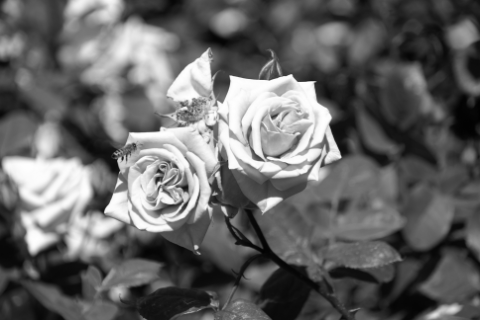
//> input picture rose.bmp, 480 x 320 px
$ ./main7   (built with g++ and OpenCV 4)
//> lines starting //> are read from the running program, lines starting //| are printed output that depends on the picture
#include <opencv2/opencv.hpp>

using namespace cv;

void affine_scale(){
    Mat src = imread("rose.bmp");
//> src is the input picture: 320 rows x 480 cols, CV_8UC3; min 2, max 254, mean 101.5
    if(src.empty()) return;
    Mat dst1, dst2, dst3, dst4;
    resize(src, dst1, Size(), 4, 4, INTER_NEAREST);
    resize(src, dst2, Size(1920, 1280));
    resize(src, dst3, Size(1920, 1280), 0, 0, INTER_CUBIC);
    resize(src, dst4, Size(1920, 1280), 0, 0, INTER_LANCZOS4);

    imshow("src", src);
    imshow("dst1", dst1(Rect(400, 500, 400, 400)));
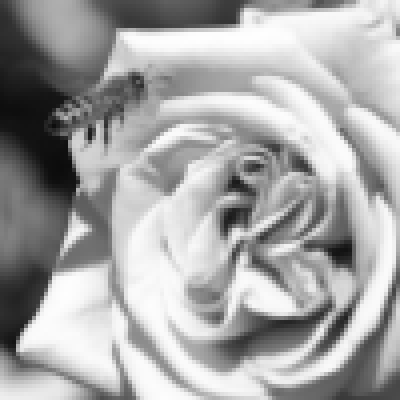
//> window 'dst1': 400 rows x 400 cols, CV_8UC3; min 12, max 254, mean 166.4
    imshow("dst2", dst2(Rect(400, 500, 400, 400)));
    imshow("dst3", dst3(Rect(400, 500, 400, 400)));
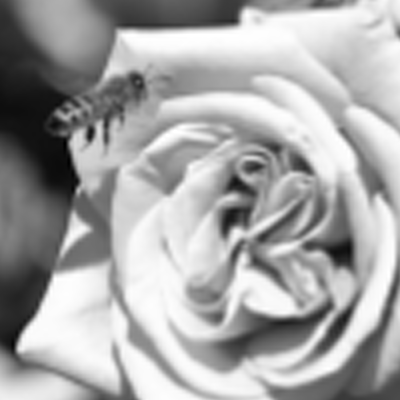
//> window 'dst3': 400 rows x 400 cols, CV_8UC3; min 0, max 255, mean 166.4
    imshow("dst4", dst4(Rect(400, 500, 400, 400)));

    waitKey();
    destroyAllWindows();
}

// [66 lines left out: functions affine_rotation, affine_flip, perspective, not called in this run]
// [49 lines of commented-out code are left out]

// [117 lines left out: functions sobel_edge, candy_edge, hough_lines, hough_circles, color_grayscale, color_split, not called in this run]

// added to run one function of the file
int main() { affine_scale(); }

$ run again, with cat.bmp copied over rose.bmp
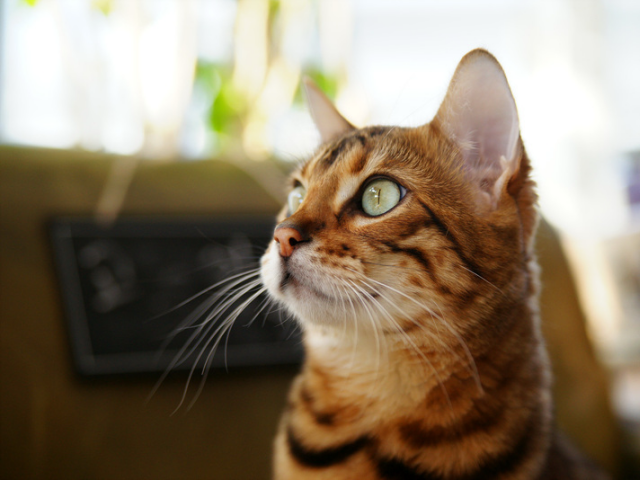
//> input picture cat.bmp, 640 x 480 px
//> in affine_scale, src is the input picture: 480 rows x 640 cols, CV_8UC3; mean B, G, R 104.5, 125.6, 140.8
//> in affine_scale, `imshow("dst1", dst1(Rect(400, 500, 400, 400)));`:
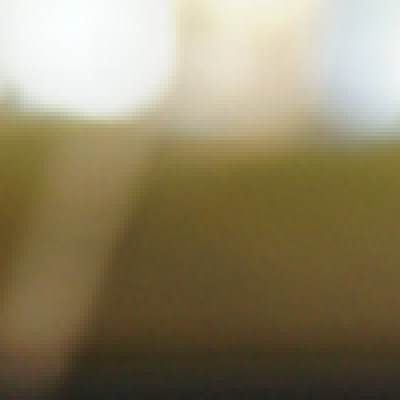
//> window 'dst1': 400 rows x 400 cols, CV_8UC3; mean B, G, R 101.8, 131.5, 142.4
//> in affine_scale, `imshow("dst2", dst2(Rect(400, 500, 400, 400)));`:
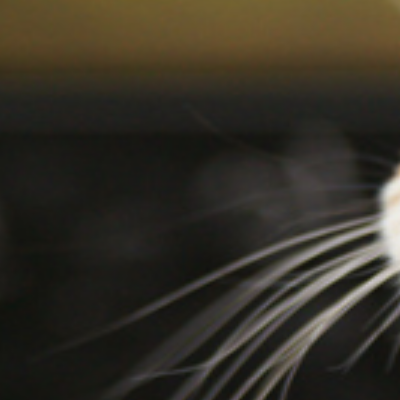
//> window 'dst2': 400 rows x 400 cols, CV_8UC3; mean B, G, R 38, 48.2, 52.6

$ run again, with circuit.bmp copied over rose.bmp
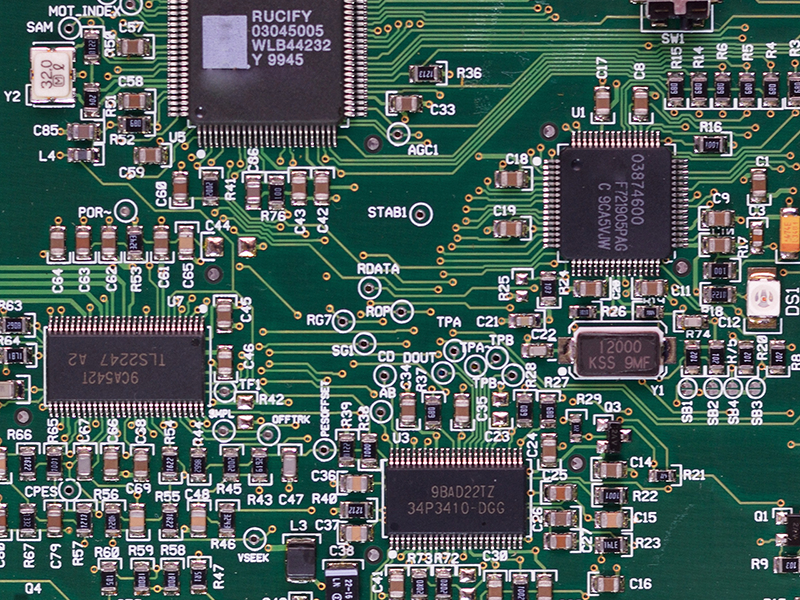
//> input picture circuit.bmp, 800 x 600 px
//> in affine_scale, src is the input picture: 600 rows x 800 cols, CV_8UC3; mean B, G, R 91.3, 95.7, 76.3
//> in affine_scale, `imshow("dst1", dst1(Rect(400, 500, 400, 400)));`:
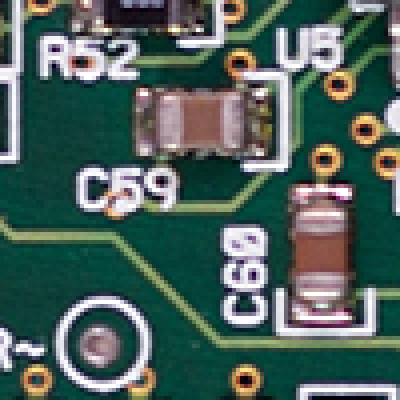
//> window 'dst1': 400 rows x 400 cols, CV_8UC3; mean B, G, R 93.2, 99.2, 77.2
//> in affine_scale, `imshow("dst2", dst2(Rect(400, 500, 400, 400)));`:
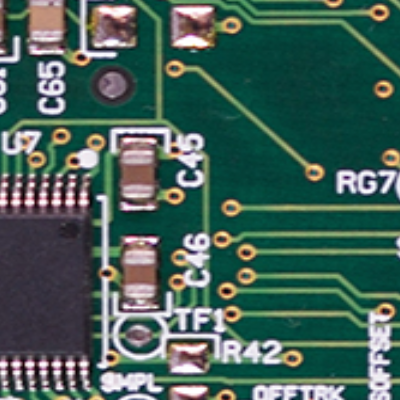
//> window 'dst2': 400 rows x 400 cols, CV_8UC3; mean B, G, R 89.1, 97.7, 69.8
